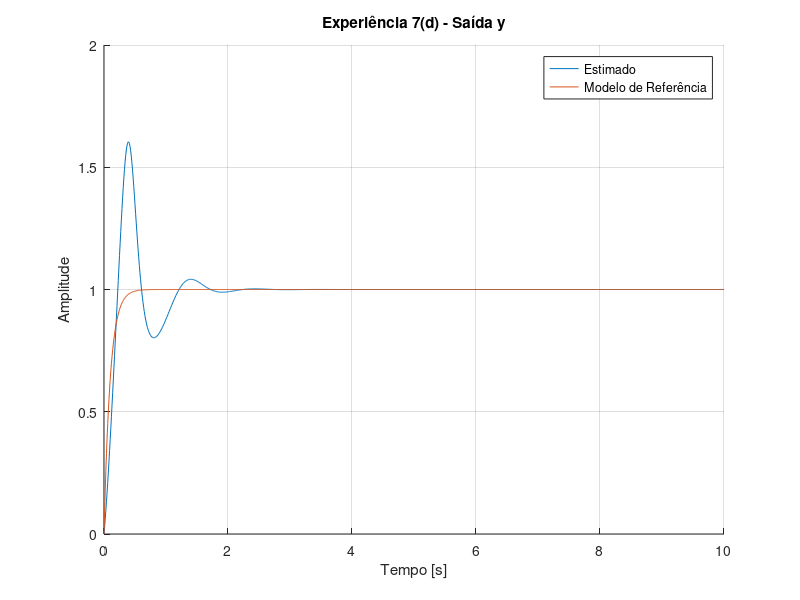
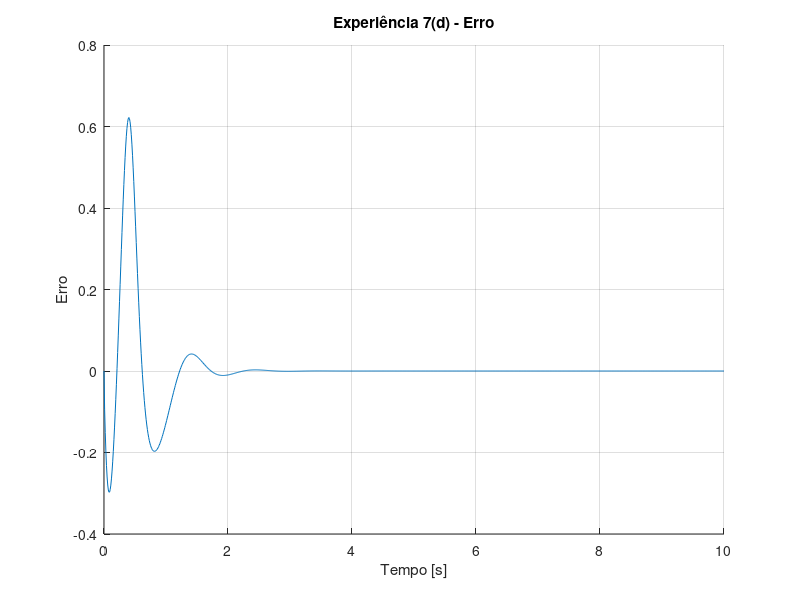
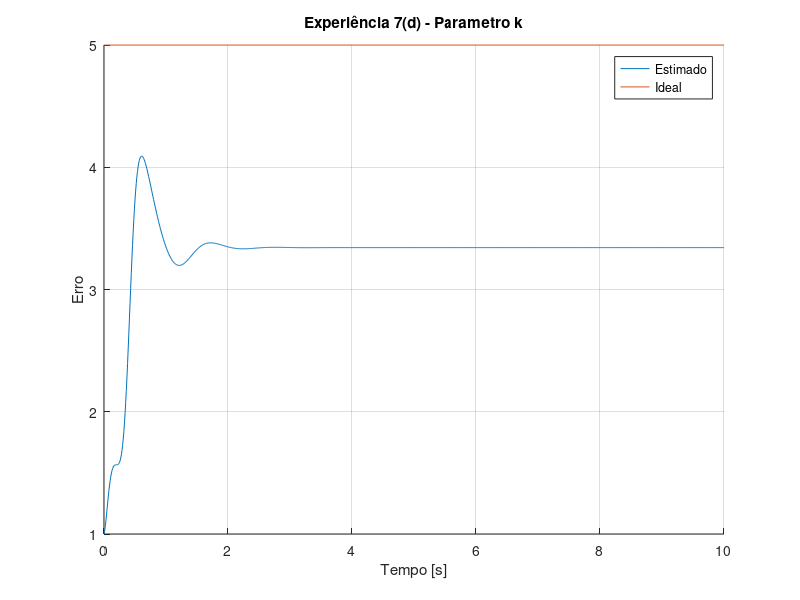
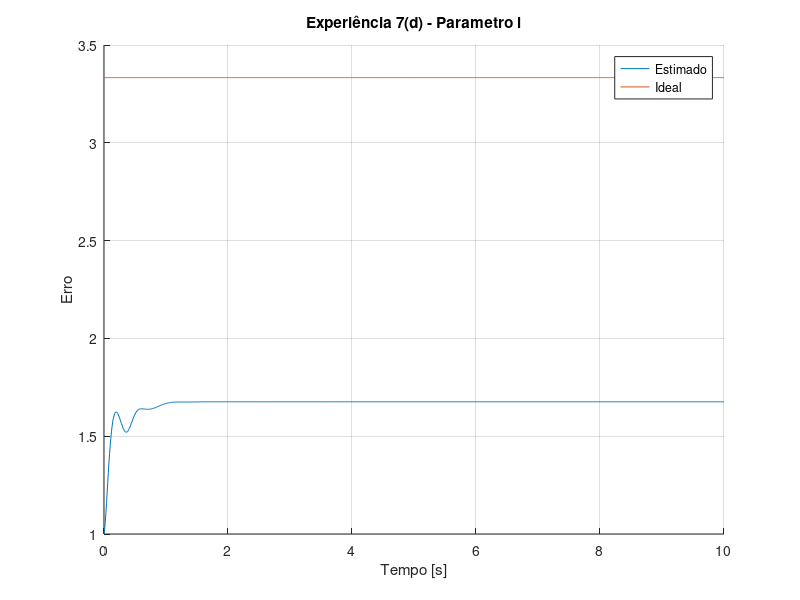

These figures' MATLAB source, in order:
close all;
clc;
clear;

%% Flags

saveFig = false;

%% Experiência 7 (d)

index_fig = 0;

% Parametros da planta
am = 10;
bm = 10;

a = -5;
b =  3;

% Valores ideais de controle
k_star = (am-a)/b;
l_star = bm/b;

% Intervalo de tempo
dt = 0.01;
t = 0:dt:10;

% Valores de referência
r = ones(1,length(t));

% Função de transferência modelo de referência
s = tf('s');
G = bm/(s+am);

ym = lsim(G, r, t);

% Vetores para adaptação
u = zeros(1,length(t));
uf = zeros(1,length(t));
theta = zeros(2,length(t));
phi = zeros(2,length(t));
xi = zeros(1,length(t));
b_hat = zeros(1,length(t));
ms_2 = zeros(1,length(t));
epslon = zeros(1,length(t));
yp = zeros(1,length(t));

% Valores iniciais
Gamma = [200, 50;
         50, 50];
     
gamma = 10;

yp0 = 0;
k0 = 1;
l0 = 1;
uf0 = 0;
xi_0 = [k0, l0]*[yp0; r(1)] + uf0;
b_hat_0 = 0;

yp(1) = yp0;
theta(:,1) = [k0;l0];
uf(1) = uf0;
xi(1) = xi_0;
b_hat(1) = b_hat_0;
phi(:,1) = [yp0; -r(1)];


for i=2:length(t)
    uf_dot = -am*uf(i-1) + u(i-1);
    uf(i) = uf_dot*dt + uf(i-1);
    
    phi_dot_1 = -am*phi(1,i-1) + yp(i-1);
    phi_dot_2 = -am*phi(2,i-1) - r(i-1);
    phi(1,i) = phi_dot_1*dt + phi(1,i-1);
    phi(2,i) = phi_dot_2*dt + phi(2,i-1);
    
    xi(i) = theta(:,i-1)'*phi(:,i) + uf(i); % corrigir theta aqui
    
    b_hat_dot = gamma*epslon(i-1)*xi(i-1);
    b_hat(i) = b_hat_dot*dt + b_hat(i-1);
    
    e(i) = yp(i-1) - ym(i);
    ms_2(i) = 1 + phi(:,i)'*phi(:,i) + uf(i)^2;
    epslon(i) = (e(i)-b_hat(i)*xi(i))/ms_2(i);
    
    theta_dot = Gamma*epslon(i)*phi(:,i);
    theta(:,i) = theta_dot*dt + theta(:,i-1);
    
    k_i = theta(1,i);
    l_i = theta(2,i);
    u(i) = -k_i*yp(i-1) + l_i*r(i-1);
    
    yp_dot = -a*yp(i-1) + b*u(i);
    yp(i) = yp_dot*dt + yp(i-1);
end

%% Plots

% Plot de x

index_fig = index_fig + 1;
figure(index_fig)
hold on
grid on
plot(t, yp)
plot(t, ym)
legend("Estimado", "Modelo de Referência")
xlabel("Tempo [s]")
ylabel("Amplitude")
title("Experiência 7(d) - Saída y")
if saveFig
    saveas(gcf,'Ex7D_SaidaY.png')
end

% Plot de e

index_fig = index_fig + 1;
figure(index_fig)
hold on
grid on
plot(t, e)
xlabel("Tempo [s]")
ylabel("Erro")
title("Experiência 7(d) - Erro")
if saveFig
    saveas(gcf,'Ex7D_Erro.png')
end

% Plot de k

k_star_vector = k_star*ones(1, length(t));
index_fig = index_fig + 1;
figure(index_fig)
hold on
grid on
plot(t, theta(1,:))
plot(t, k_star_vector)
xlabel("Tempo [s]")
ylabel("Erro")
title("Experiência 7(d) - Parametro k")
legend("Estimado", "Ideal")
if saveFig
    saveas(gcf,'Ex7D_ParametroK.png')
end

% Plot de k

l_star_vector = l_star*ones(1, length(t));
index_fig = index_fig + 1;
figure(index_fig)
hold on
grid on
plot(t, theta(2,:))
plot(t, l_star_vector)
xlabel("Tempo [s]")
ylabel("Erro")
title("Experiência 7(d) - Parametro l")
legend("Estimado", "Ideal")
if saveFig
    saveas(gcf,'Ex7D_ParametroL.png')
end
